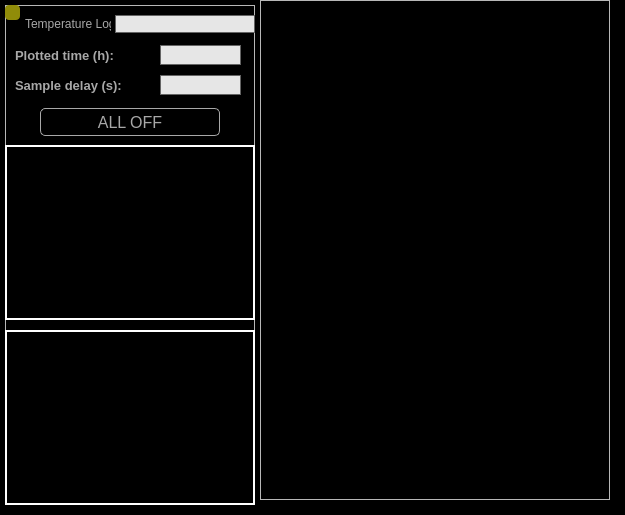
<?xml version="1.0" encoding="UTF-8"?>
<ui version="4.0">
 <class>MainWindow</class>
 <widget class="QMainWindow" name="MainWindow">
  <property name="geometry">
   <rect>
    <x>0</x>
    <y>0</y>
    <width>625</width>
    <height>515</height>
   </rect>
  </property>
  <property name="minimumSize">
   <size>
    <width>625</width>
    <height>515</height>
   </size>
  </property>
  <property name="maximumSize">
   <size>
    <width>16777215</width>
    <height>515</height>
   </size>
  </property>
  <property name="windowTitle">
   <string>MainWindow</string>
  </property>
  <widget class="QWidget" name="centralwidget">
   <property name="styleSheet">
    <string notr="true">#centralwidget{
background-color: rgb(0, 0, 0);
}

QLabel{
color:rgb(168,168,168)
}

QLineEdit{
border: 1px solid rgb(100,100,100);
background-color:rgb(230,230,230);
}

QTabWidget::pane { border: 0; }
QTabBar::tab{background: black;
color: rgb(168,168,168);
}
QTabBar::tab:selected {background: rgb(50,50,50);}

QPushButton{
color: rgb(168,168,168);
background-color:rgb(0,0,0);
border: 1px solid rgb(168,168,168);
border-radius: 5px
}

QPushButton:pressed{
color: rgb(168,168,168);
background-color:rgb(95,107,166);
border: 1px solid rgb(168,168,168);
border-radius: 5px
}

QPushButton:disabled{
color: rgb(80,80,80);
background-color:rgb(0,0,0);
border: 1px solid rgb(80,80,80);
border-radius: 5px
}
</string>
   </property>
   <widget class="QFrame" name="settings_frame">
    <property name="geometry">
     <rect>
      <x>5</x>
      <y>5</y>
      <width>250</width>
      <height>500</height>
     </rect>
    </property>
    <property name="frameShape">
     <enum>QFrame::StyledPanel</enum>
    </property>
    <property name="frameShadow">
     <enum>QFrame::Raised</enum>
    </property>
    <widget class="QPushButton" name="push_Servers">
     <property name="geometry">
      <rect>
       <x>0</x>
       <y>0</y>
       <width>15</width>
       <height>15</height>
      </rect>
     </property>
     <property name="minimumSize">
      <size>
       <width>15</width>
       <height>15</height>
      </size>
     </property>
     <property name="maximumSize">
      <size>
       <width>15</width>
       <height>15</height>
      </size>
     </property>
     <property name="font">
      <font>
       <pointsize>14</pointsize>
       <weight>75</weight>
       <bold>true</bold>
      </font>
     </property>
     <property name="styleSheet">
      <string notr="true">#push_Servers{
background: rgb(144, 140, 9);
 border-radius: 4px;
border: 0px;
}</string>
     </property>
     <property name="text">
      <string/>
     </property>
    </widget>
    <widget class="QLabel" name="label">
     <property name="geometry">
      <rect>
       <x>20</x>
       <y>10</y>
       <width>86</width>
       <height>18</height>
      </rect>
     </property>
     <property name="text">
      <string>Temperature Log:</string>
     </property>
    </widget>
    <widget class="QLineEdit" name="lineEdit_ImageNum">
     <property name="geometry">
      <rect>
       <x>110</x>
       <y>10</y>
       <width>140</width>
       <height>18</height>
      </rect>
     </property>
    </widget>
    <widget class="QPushButton" name="push_all_off">
     <property name="geometry">
      <rect>
       <x>35</x>
       <y>103</y>
       <width>180</width>
       <height>28</height>
      </rect>
     </property>
     <property name="sizePolicy">
      <sizepolicy hsizetype="Fixed" vsizetype="Fixed">
       <horstretch>0</horstretch>
       <verstretch>0</verstretch>
      </sizepolicy>
     </property>
     <property name="font">
      <font>
       <pointsize>12</pointsize>
      </font>
     </property>
     <property name="text">
      <string>ALL OFF</string>
     </property>
    </widget>
    <widget class="QLabel" name="label_2">
     <property name="geometry">
      <rect>
       <x>10</x>
       <y>40</y>
       <width>131</width>
       <height>20</height>
      </rect>
     </property>
     <property name="font">
      <font>
       <pointsize>10</pointsize>
       <weight>75</weight>
       <bold>true</bold>
      </font>
     </property>
     <property name="text">
      <string>Plotted time (h): </string>
     </property>
    </widget>
    <widget class="QLineEdit" name="lineEdit_time">
     <property name="geometry">
      <rect>
       <x>155</x>
       <y>40</y>
       <width>81</width>
       <height>20</height>
      </rect>
     </property>
     <property name="alignment">
      <set>Qt::AlignCenter</set>
     </property>
    </widget>
    <widget class="QLineEdit" name="lineEdit_delay">
     <property name="geometry">
      <rect>
       <x>155</x>
       <y>70</y>
       <width>81</width>
       <height>20</height>
      </rect>
     </property>
     <property name="alignment">
      <set>Qt::AlignCenter</set>
     </property>
    </widget>
    <widget class="QLabel" name="label_3">
     <property name="geometry">
      <rect>
       <x>10</x>
       <y>70</y>
       <width>131</width>
       <height>20</height>
      </rect>
     </property>
     <property name="font">
      <font>
       <pointsize>10</pointsize>
       <weight>75</weight>
       <bold>true</bold>
      </font>
     </property>
     <property name="text">
      <string>Sample delay (s):</string>
     </property>
    </widget>
    <widget class="QFrame" name="loop_1_frame">
     <property name="geometry">
      <rect>
       <x>0</x>
       <y>140</y>
       <width>250</width>
       <height>175</height>
      </rect>
     </property>
     <property name="styleSheet">
      <string notr="true">#loop_1_frame{
background-color: rgb(0, 0, 0);
border: 2px solid white;
}</string>
     </property>
     <property name="frameShape">
      <enum>QFrame::StyledPanel</enum>
     </property>
     <property name="frameShadow">
      <enum>QFrame::Raised</enum>
     </property>
    </widget>
    <widget class="QFrame" name="loop_2_frame">
     <property name="geometry">
      <rect>
       <x>0</x>
       <y>325</y>
       <width>250</width>
       <height>175</height>
      </rect>
     </property>
     <property name="styleSheet">
      <string notr="true">#loop_2_frame{
background-color: rgb(0, 0, 0);
border: 2px solid white;
}</string>
     </property>
     <property name="frameShape">
      <enum>QFrame::StyledPanel</enum>
     </property>
     <property name="frameShadow">
      <enum>QFrame::Raised</enum>
     </property>
    </widget>
   </widget>
   <widget class="QFrame" name="temperature_frame">
    <property name="geometry">
     <rect>
      <x>260</x>
      <y>0</y>
      <width>350</width>
      <height>500</height>
     </rect>
    </property>
    <property name="frameShape">
     <enum>QFrame::StyledPanel</enum>
    </property>
    <property name="frameShadow">
     <enum>QFrame::Raised</enum>
    </property>
   </widget>
  </widget>
 </widget>
 <resources/>
 <connections/>
</ui>
